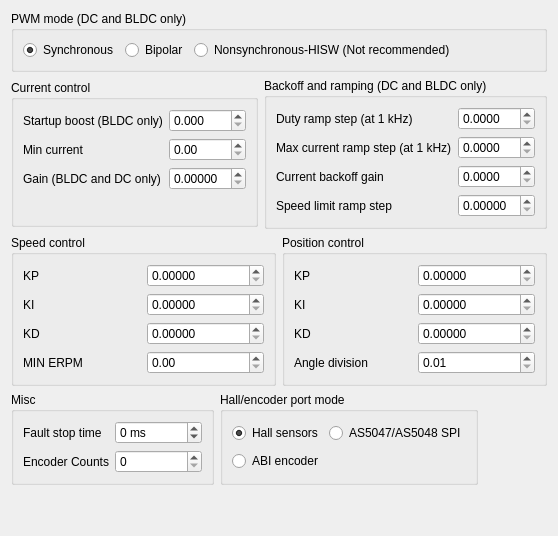
            <widget class="QWidget" name="tab_14">
             <attribute name="title">
              <string>Advanced</string>
             </attribute>
             <layout class="QVBoxLayout" name="verticalLayout_27">
              <item>
               <widget class="QGroupBox" name="groupBox_13">
                <property name="title">
                 <string>PWM mode (DC and BLDC only)</string>
                </property>
                <layout class="QHBoxLayout" name="horizontalLayout_44">
                 <item>
                  <widget class="QRadioButton" name="mcconfPwmModeSyncButton">
                   <property name="text">
                    <string>Synchronous</string>
                   </property>
                   <property name="checked">
                    <bool>true</bool>
                   </property>
                  </widget>
                 </item>
                 <item>
                  <widget class="QRadioButton" name="mcconfPwmModeBipolarButton">
                   <property name="text">
                    <string>Bipolar</string>
                   </property>
                  </widget>
                 </item>
                 <item>
                  <widget class="QRadioButton" name="mcconfPwmModeNonsyncHiswButton">
                   <property name="text">
                    <string>Nonsynchronous-HISW (Not recommended)</string>
                   </property>
                  </widget>
                 </item>
                 <item>
                  <spacer name="horizontalSpacer_21">
                   <property name="orientation">
                    <enum>Qt::Horizontal</enum>
                   </property>
                   <property name="sizeHint" stdset="0">
                    <size>
                     <width>40</width>
                     <height>20</height>
                    </size>
                   </property>
                  </spacer>
                 </item>
                </layout>
               </widget>
              </item>
              <item>
               <layout class="QHBoxLayout" name="horizontalLayout_23">
                <item>
                 <widget class="QGroupBox" name="groupBox_14">
                  <property name="sizePolicy">
                   <sizepolicy hsizetype="Preferred" vsizetype="Fixed">
                    <horstretch>0</horstretch>
                    <verstretch>0</verstretch>
                   </sizepolicy>
                  </property>
                  <property name="title">
                   <string>Current control</string>
                  </property>
                  <layout class="QGridLayout" name="gridLayout_14">
                   <item row="0" column="0">
                    <widget class="QLabel" name="label_34">
                     <property name="text">
                      <string>Startup boost (BLDC only)</string>
                     </property>
                    </widget>
                   </item>
                   <item row="0" column="1">
                    <widget class="QDoubleSpinBox" name="mcconfCcBoostBox">
                     <property name="decimals">
                      <number>3</number>
                     </property>
                     <property name="maximum">
                      <double>1.000000000000000</double>
                     </property>
                     <property name="singleStep">
                      <double>0.010000000000000</double>
                     </property>
                    </widget>
                   </item>
                   <item row="1" column="0">
                    <widget class="QLabel" name="label_35">
                     <property name="text">
                      <string>Min current</string>
                     </property>
                    </widget>
                   </item>
                   <item row="1" column="1">
                    <widget class="QDoubleSpinBox" name="mcconfCcMinBox"/>
                   </item>
                   <item row="2" column="0">
                    <widget class="QLabel" name="label_36">
                     <property name="toolTip">
                      <string>Only change this if you know what you are doing</string>
                     </property>
                     <property name="text">
                      <string>Gain (BLDC and DC only)</string>
                     </property>
                    </widget>
                   </item>
                   <item row="2" column="1">
                    <widget class="QDoubleSpinBox" name="mcconfCcGainBox">
                     <property name="decimals">
                      <number>5</number>
                     </property>
                     <property name="maximum">
                      <double>50.000000000000000</double>
                     </property>
                     <property name="singleStep">
                      <double>0.000100000000000</double>
                     </property>
                    </widget>
                   </item>
                   <item row="3" column="1">
                    <spacer name="verticalSpacer_16">
                     <property name="orientation">
                      <enum>Qt::Vertical</enum>
                     </property>
                     <property name="sizeType">
                      <enum>QSizePolicy::Preferred</enum>
                     </property>
                     <property name="sizeHint" stdset="0">
                      <size>
                       <width>20</width>
                       <height>25</height>
                      </size>
                     </property>
                    </spacer>
                   </item>
                  </layout>
                 </widget>
                </item>
                <item>
                 <widget class="QGroupBox" name="groupBox_37">
                  <property name="title">
                   <string>Backoff and ramping (DC and BLDC only)</string>
                  </property>
                  <property name="flat">
                   <bool>false</bool>
                  </property>
                  <property name="checkable">
                   <bool>false</bool>
                  </property>
                  <layout class="QGridLayout" name="gridLayout_37">
                   <item row="0" column="0">
                    <widget class="QLabel" name="label_3">
                     <property name="text">
                      <string>Duty ramp step (at 1 kHz)</string>
                     </property>
                    </widget>
                   </item>
                   <item row="0" column="1">
                    <widget class="QDoubleSpinBox" name="mcconfMDutyRampStepBox">
                     <property name="decimals">
                      <number>4</number>
                     </property>
                     <property name="singleStep">
                      <double>0.010000000000000</double>
                     </property>
                    </widget>
                   </item>
                   <item row="1" column="0">
                    <widget class="QLabel" name="label_69">
                     <property name="text">
                      <string>Max current ramp step (at 1 kHz)</string>
                     </property>
                    </widget>
                   </item>
                   <item row="1" column="1">
                    <widget class="QDoubleSpinBox" name="mcconfCcMaxRampStepBox">
                     <property name="decimals">
                      <number>4</number>
                     </property>
                     <property name="maximum">
                      <double>50.000000000000000</double>
                     </property>
                     <property name="singleStep">
                      <double>0.010000000000000</double>
                     </property>
                    </widget>
                   </item>
                   <item row="2" column="0">
                    <widget class="QLabel" name="label_85">
                     <property name="text">
                      <string>Current backoff gain</string>
                     </property>
                    </widget>
                   </item>
                   <item row="2" column="1">
                    <widget class="QDoubleSpinBox" name="mcconfMCurrentBackoffGainBox">
                     <property name="decimals">
                      <number>4</number>
                     </property>
                     <property name="singleStep">
                      <double>0.010000000000000</double>
                     </property>
                    </widget>
                   </item>
                   <item row="3" column="0">
                    <widget class="QLabel" name="label_33">
                     <property name="text">
                      <string>Speed limit ramp step</string>
                     </property>
                    </widget>
                   </item>
                   <item row="3" column="1">
                    <widget class="QDoubleSpinBox" name="mcconfMDutyRampStepSpeedLimBox">
                     <property name="decimals">
                      <number>5</number>
                     </property>
                     <property name="singleStep">
                      <double>0.000100000000000</double>
                     </property>
                    </widget>
                   </item>
                  </layout>
                 </widget>
                </item>
               </layout>
              </item>
              <item>
               <layout class="QHBoxLayout" name="horizontalLayout_39">
                <item>
                 <widget class="QGroupBox" name="groupBox_15">
                  <property name="sizePolicy">
                   <sizepolicy hsizetype="Preferred" vsizetype="Fixed">
                    <horstretch>0</horstretch>
                    <verstretch>0</verstretch>
                   </sizepolicy>
                  </property>
                  <property name="title">
                   <string>Speed control</string>
                  </property>
                  <layout class="QGridLayout" name="gridLayout_15">
                   <item row="0" column="0">
                    <widget class="QLabel" name="label_37">
                     <property name="text">
                      <string>KP</string>
                     </property>
                    </widget>
                   </item>
                   <item row="0" column="1">
                    <widget class="QDoubleSpinBox" name="mcconfSpidKpBox">
                     <property name="decimals">
                      <number>5</number>
                     </property>
                     <property name="singleStep">
                      <double>0.000100000000000</double>
                     </property>
                    </widget>
                   </item>
                   <item row="1" column="0">
                    <widget class="QLabel" name="label_38">
                     <property name="text">
                      <string>KI</string>
                     </property>
                    </widget>
                   </item>
                   <item row="1" column="1">
                    <widget class="QDoubleSpinBox" name="mcconfSpidKiBox">
                     <property name="decimals">
                      <number>5</number>
                     </property>
                     <property name="singleStep">
                      <double>0.000100000000000</double>
                     </property>
                    </widget>
                   </item>
                   <item row="2" column="0">
                    <widget class="QLabel" name="label_39">
                     <property name="text">
                      <string>KD</string>
                     </property>
                    </widget>
                   </item>
                   <item row="2" column="1">
                    <widget class="QDoubleSpinBox" name="mcconfSpidKdBox">
                     <property name="decimals">
                      <number>5</number>
                     </property>
                     <property name="singleStep">
                      <double>0.000100000000000</double>
                     </property>
                    </widget>
                   </item>
                   <item row="3" column="0">
                    <widget class="QLabel" name="label_40">
                     <property name="text">
                      <string>MIN ERPM</string>
                     </property>
                    </widget>
                   </item>
                   <item row="3" column="1">
                    <widget class="QDoubleSpinBox" name="mcconfSpidMinRpmBox">
                     <property name="maximum">
                      <double>200000.000000000000000</double>
                     </property>
                     <property name="singleStep">
                      <double>100.000000000000000</double>
                     </property>
                    </widget>
                   </item>
                  </layout>
                 </widget>
                </item>
                <item>
                 <widget class="QGroupBox" name="groupBox_30">
                  <property name="sizePolicy">
                   <sizepolicy hsizetype="Preferred" vsizetype="Preferred">
                    <horstretch>0</horstretch>
                    <verstretch>0</verstretch>
                   </sizepolicy>
                  </property>
                  <property name="title">
                   <string>Position control</string>
                  </property>
                  <layout class="QGridLayout" name="gridLayout_26">
                   <item row="0" column="0">
                    <widget class="QLabel" name="label_68">
                     <property name="text">
                      <string>KP</string>
                     </property>
                    </widget>
                   </item>
                   <item row="1" column="1">
                    <widget class="QDoubleSpinBox" name="mcconfPpidKiBox">
                     <property name="decimals">
                      <number>5</number>
                     </property>
                     <property name="singleStep">
                      <double>0.000100000000000</double>
                     </property>
                    </widget>
                   </item>
                   <item row="1" column="0">
                    <widget class="QLabel" name="label_70">
                     <property name="text">
                      <string>KI</string>
                     </property>
                    </widget>
                   </item>
                   <item row="2" column="1">
                    <widget class="QDoubleSpinBox" name="mcconfPpidKdBox">
                     <property name="decimals">
                      <number>5</number>
                     </property>
                     <property name="singleStep">
                      <double>0.000100000000000</double>
                     </property>
                    </widget>
                   </item>
                   <item row="2" column="0">
                    <widget class="QLabel" name="label_71">
                     <property name="text">
                      <string>KD</string>
                     </property>
                    </widget>
                   </item>
                   <item row="0" column="1">
                    <widget class="QDoubleSpinBox" name="mcconfPpidKpBox">
                     <property name="decimals">
                      <number>5</number>
                     </property>
                     <property name="singleStep">
                      <double>0.000100000000000</double>
                     </property>
                    </widget>
                   </item>
                   <item row="3" column="0">
                    <widget class="QLabel" name="label_11">
                     <property name="text">
                      <string>Angle division</string>
                     </property>
                    </widget>
                   </item>
                   <item row="3" column="1">
                    <widget class="QDoubleSpinBox" name="mcconfPpidAngDivBox">
                     <property name="minimum">
                      <double>0.010000000000000</double>
                     </property>
                     <property name="maximum">
                      <double>10000.000000000000000</double>
                     </property>
                    </widget>
                   </item>
                  </layout>
                 </widget>
                </item>
               </layout>
              </item>
              <item>
               <layout class="QHBoxLayout" name="horizontalLayout_53">
                <item>
                 <widget class="QGroupBox" name="groupBox_17">
                  <property name="title">
                   <string>Misc</string>
                  </property>
                  <layout class="QGridLayout" name="gridLayout_38">
                   <item row="0" column="1">
                    <widget class="QLabel" name="label_4">
                     <property name="text">
                      <string>Fault stop time</string>
                     </property>
                    </widget>
                   </item>
                   <item row="1" column="2">
                    <widget class="QSpinBox" name="mcconfMEncoderCountBox">
                     <property name="maximum">
                      <number>1000000</number>
                     </property>
                     <property name="singleStep">
                      <number>100</number>
                     </property>
                    </widget>
                   </item>
                   <item row="0" column="2">
                    <widget class="QSpinBox" name="mcconfMFaultStopTimeBox">
                     <property name="suffix">
                      <string> ms</string>
                     </property>
                     <property name="minimum">
                      <number>-1</number>
                     </property>
                     <property name="maximum">
                      <number>40000000</number>
                     </property>
                     <property name="singleStep">
                      <number>500</number>
                     </property>
                    </widget>
                   </item>
                   <item row="1" column="1">
                    <widget class="QLabel" name="label_91">
                     <property name="text">
                      <string>Encoder Counts</string>
                     </property>
                    </widget>
                   </item>
                  </layout>
                 </widget>
                </item>
                <item>
                 <widget class="QGroupBox" name="groupBox_3">
                  <property name="title">
                   <string>Hall/encoder port mode</string>
                  </property>
                  <layout class="QGridLayout" name="gridLayout_43">
                   <item row="0" column="0">
                    <widget class="QRadioButton" name="mcconfMSensorHallButton">
                     <property name="text">
                      <string>Hall sensors</string>
                     </property>
                     <property name="checked">
                      <bool>true</bool>
                     </property>
                    </widget>
                   </item>
                   <item row="0" column="1">
                    <widget class="QRadioButton" name="mcconfMSensorAsSpiButton">
                     <property name="text">
                      <string>AS5047/AS5048 SPI</string>
                     </property>
                    </widget>
                   </item>
                   <item row="1" column="0">
                    <widget class="QRadioButton" name="mcconfMSensorAbiButton">
                     <property name="text">
                      <string>ABI encoder</string>
                     </property>
                    </widget>
                   </item>
                  </layout>
                 </widget>
                </item>
                <item>
                 <spacer name="horizontalSpacer_22">
                  <property name="orientation">
                   <enum>Qt::Horizontal</enum>
                  </property>
                  <property name="sizeHint" stdset="0">
                   <size>
                    <width>40</width>
                    <height>20</height>
                   </size>
                  </property>
                 </spacer>
                </item>
               </layout>
              </item>
              <item>
               <spacer name="verticalSpacer_8">
                <property name="orientation">
                 <enum>Qt::Vertical</enum>
                </property>
                <property name="sizeHint" stdset="0">
                 <size>
                  <width>20</width>
                  <height>40</height>
                 </size>
                </property>
               </spacer>
              </item>
             </layout>
            </widget>
